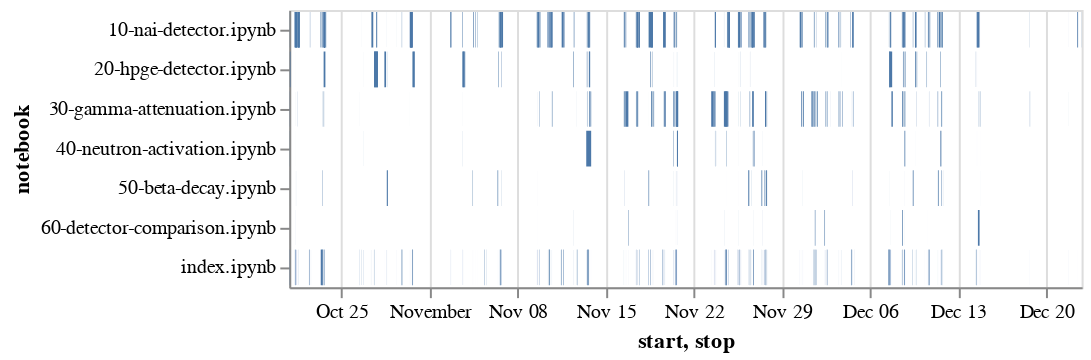

Here is the notebook cell this chart was saved with:
### Markdown cell above
### How are the various notebooks accessed during the day

### Code cell
alt.Chart(df).mark_bar().encode(x="start", x2="stop", y="notebook").interactive()

### Figure 1 — Vega-Lite specification as saved in the notebook (floating-point values rounded to 4 significant figures; data arrays with more than 128 entries replaced by an {"elided": "..."} marker saying what was removed)
{"$schema": "https://vega.github.io/schema/vega-lite/v4.17.0.json", "config": {"view": {"continuousHeight": 300, "continuousWidth": 400}}, "data": {"name": "data-8a2cf8af8e5d3861ec5f350be08b6af9"}, "datasets": {"data-8a2cf8af8e5d3861ec5f350be08b6af9": {"elided": "1330 records"}}, "encoding": {"x": {"field": "start", "type": "temporal"}, "x2": {"field": "stop"}, "y": {"field": "notebook", "type": "nominal"}}, "mark": "bar", "selection": {"selector006": {"bind": "scales", "encodings": ["x", "y"], "type": "interval"}}}
